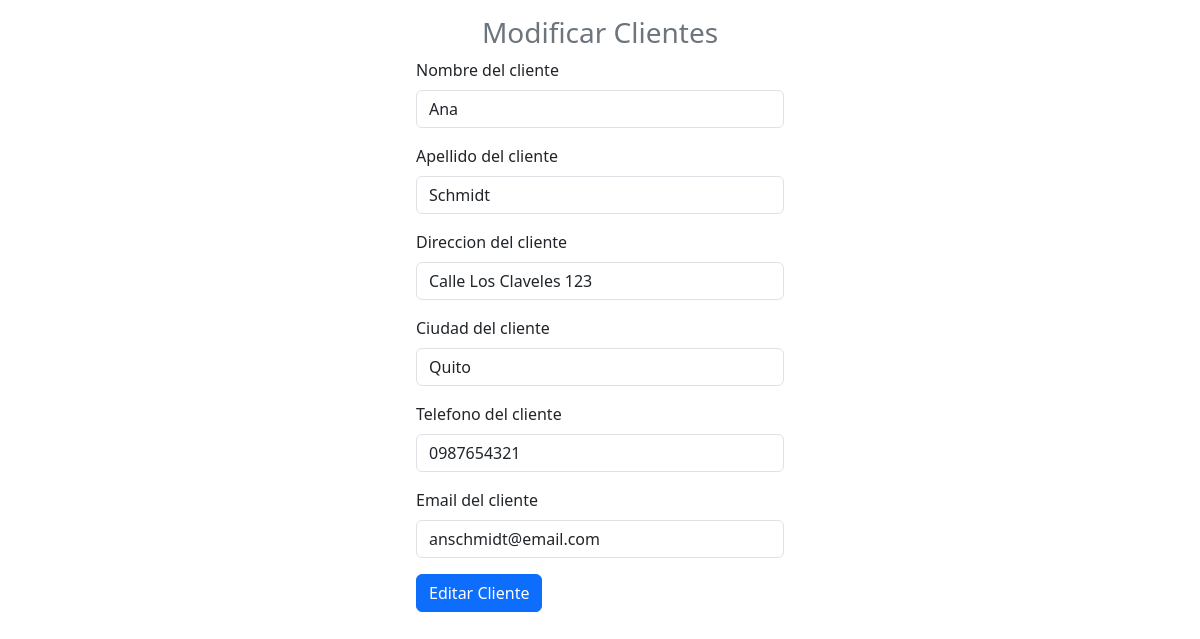
The page /modificar_cliente.php?id=2 on the database its author committed.
### tables this page shows
CREATE TABLE IF NOT EXISTS `clientes` (
  `ClienteID` int(11) NOT NULL AUTO_INCREMENT,
  `Nombre` varchar(100) NOT NULL,
  `Apellido` varchar(100) NOT NULL,
  `Direccion` varchar(200) DEFAULT NULL,
  `Ciudad` varchar(100) DEFAULT NULL,
  `Telefono` varchar(15) DEFAULT NULL,
  `Email` varchar(100) NOT NULL,
  PRIMARY KEY (`ClienteID`),
  UNIQUE KEY `Email` (`Email`)
);

### modificar_cliente.php (the view, shortened to what this page needs)
<?php
include "/xampp/htdocs/API_Bootstrap/Modelo/conexion.php";
$id = $_GET["id"];
$sql = $conexion->query("select * from clientes where ClienteID=$id");
?>
<!DOCTYPE html>
<html lang="en">
<head>
    <link href="https://cdn.jsdelivr.net/npm/bootstrap@5.3.3/dist/css/bootstrap.min.css" rel="stylesheet">
</head>
<body>
    <form class="col-4 p-3 m-auto" method="POST">
        <h3 class="text-center text-secondary">Modificar Clientes</h3>
        <?php
        include "/xampp/htdocs/API_Bootstrap/Controlador/modificar_cliente.php";
        while ($datos = $sql->fetch_object()) { ?>
            <div class="mb-3">
                <label for="exampleInputEmail1" class="form-label">Nombre del cliente</label>
                <input type="text" class="form-control" name="Nombre" value="<?= $datos->Nombre?>">
            </div>
            <div class="mb-3">
                <label for="exampleInputEmail1" class="form-label">Apellido del cliente</label>
                <input type="text" class="form-control" name="Apellido" value="<?= $datos->Apellido?>">
            </div>
            <div class="mb-3">
                <label for="exampleInputEmail1" class="form-label">Direccion del cliente</label>
                <input type="text" class="form-control" name="Direccion" value="<?= $datos->Direccion?>">
            </div>
            <div class="mb-3">
                <label for="exampleInputEmail1" class="form-label">Ciudad del cliente</label>
                <input type="text" class="form-control" name="Ciudad" value="<?= $datos->Ciudad?>">
            </div>
            <div class="mb-3">
                <label for="exampleInputEmail1" class="form-label">Telefono del cliente</label>
                <input type="text" class="form-control" name="Telefono" value="<?= $datos->Telefono?>">
            </div>
            <div class="mb-3">
                <label for="exampleInputEmail1" class="form-label">Email del cliente</label>
                <input type="email" class="form-control" name="Email" value="<?= $datos->Email?>">
            </div>
        <?php
        }
        ?>
        <button type="submit" class="btn btn-primary" name="btnregistrar" value="ok">Editar Cliente</button>
    </form>
</body>
</html>

### rows shown on the page
clientes: Nombre "Ana", Apellido "Schmidt", Direccion "Calle Los Claveles 123", Ciudad "Quito", Telefono "0987654321", Email "anschmidt@email.com"
